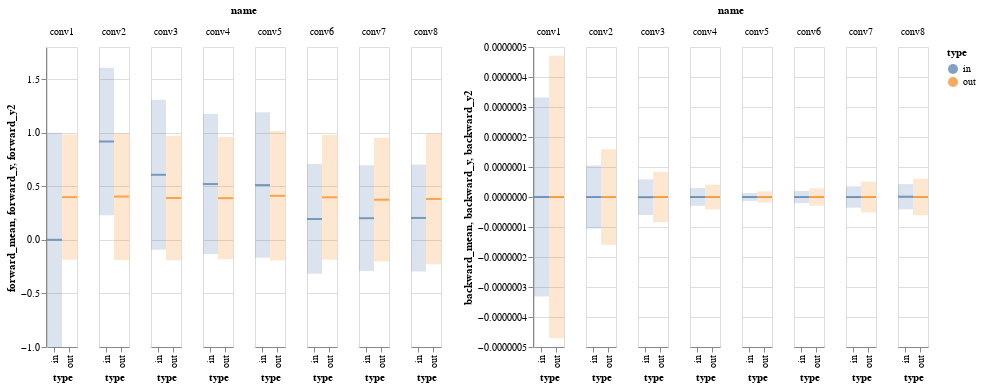

Here is the notebook cell this chart was saved with:
### Code cell
chart = alt.Chart(dist_df)
def plot_dist(back=False):
    n = 'forward_' if not back else 'backward_'
    layered = alt.LayerChart()
    layered += chart.mark_tick(
                        thickness=2,
                        width=15,
                    ).encode(
                        alt.X('type:N'), alt.Y(n+'mean:Q'), 
                        alt.Color('type:N')
                    )
    layered += chart.mark_bar(
                        opacity=.2, 
                        width=15,
                 ).encode(
                    alt.X('type:N'), alt.Y(n+'y:Q'), alt.Y2(n+'y2:Q'), 
                    alt.Color('type:N')
                  ).properties(width=30)
    return layered.facet('name:O').resolve_scale(x='independent').interactive()
    
(plot_dist(False)|plot_dist(True))

### Figure 1 — Vega-Lite specification as saved in the notebook (floating-point values rounded to 4 significant figures)
{"$schema": "https://vega.github.io/schema/vega-lite/v3.4.0.json", "config": {"mark": {"tooltip": null}, "view": {"height": 300, "width": 400}}, "data": {"name": "data-ecf0c815b6aa1e42f51d85310336a3c3"}, "datasets": {"data-ecf0c815b6aa1e42f51d85310336a3c3": [{"backward_mean": 1.411e-10, "backward_y": -3.317e-07, "backward_y2": 3.319e-07, "forward_mean": 0.0006311, "forward_y": -0.9989, "forward_y2": 1.0, "name": "conv1", "type": "in"}, {"backward_mean": 3.087e-12, "backward_y": -4.709e-07, "backward_y2": 4.709e-07, "forward_mean": 0.3989, "forward_y": -0.1846, "forward_y2": 0.9825, "name": "conv1", "type": "out"}, {"backward_mean": 8.461e-11, "backward_y": -1.049e-07, "backward_y2": 1.051e-07, "forward_mean": 0.9179, "forward_y": 0.2285, "forward_y2": 1.607, "name": "conv2", "type": "in"}, {"backward_mean": 1.269e-11, "backward_y": -1.589e-07, "backward_y2": 1.59e-07, "forward_mean": 0.4044, "forward_y": -0.1872, "forward_y2": 0.996, "name": "conv2", "type": "out"}, {"backward_mean": -5.071e-10, "backward_y": -5.994e-08, "backward_y2": 5.893e-08, "forward_mean": 0.6074, "forward_y": -0.09266, "forward_y2": 1.308, "name": "conv3", "type": "in"}, {"backward_mean": -3.117e-11, "backward_y": -8.382e-08, "backward_y2": 8.376e-08, "forward_mean": 0.3907, "forward_y": -0.1913, "forward_y2": 0.9727, "name": "conv3", "type": "out"}, {"backward_mean": 3.407e-11, "backward_y": -2.955e-08, "backward_y2": 2.962e-08, "forward_mean": 0.5208, "forward_y": -0.1327, "forward_y2": 1.174, "name": "conv4", "type": "in"}, {"backward_mean": -4.155e-11, "backward_y": -4.12e-08, "backward_y2": 4.112e-08, "forward_mean": 0.3889, "forward_y": -0.182, "forward_y2": 0.9598, "name": "conv4", "type": "out"}, {"backward_mean": 2.222e-11, "backward_y": -1.309e-08, "backward_y2": 1.314e-08, "forward_mean": 0.5112, "forward_y": -0.1677, "forward_y2": 1.19, "name": "conv5", "type": "in"}, {"backward_mean": 1.181e-11, "backward_y": -1.86e-08, "backward_y2": 1.863e-08, "forward_mean": 0.4111, "forward_y": -0.193, "forward_y2": 1.015, "name": "conv5", "type": "out"}, {"backward_mean": -2.395e-11, "backward_y": -2.024e-08, "backward_y2": 2.02e-08, "forward_mean": 0.1949, "forward_y": -0.3171, "forward_y2": 0.7069, "name": "conv6", "type": "in"}, {"backward_mean": 7.533e-12, "backward_y": -2.899e-08, "backward_y2": 2.901e-08, "forward_mean": 0.3971, "forward_y": -0.1855, "forward_y2": 0.9796, "name": "conv6", "type": "out"}, {"backward_mean": -1.151e-10, "backward_y": -3.579e-08, "backward_y2": 3.556e-08, "forward_mean": 0.2021, "forward_y": -0.2917, "forward_y2": 0.6958, "name": "conv7", "type": "in"}, {"backward_mean": 1.706e-11, "backward_y": -5.159e-08, "backward_y2": 5.162e-08, "forward_mean": 0.3745, "forward_y": -0.2031, "forward_y2": 0.9521, "name": "conv7", "type": "out"}, {"backward_mean": 1.064e-09, "backward_y": -4.094e-08, "backward_y2": 4.306e-08, "forward_mean": 0.2045, "forward_y": -0.2953, "forward_y2": 0.7043, "name": "conv8", "type": "in"}, {"backward_mean": 2.896e-11, "backward_y": -6.085e-08, "backward_y2": 6.091e-08, "forward_mean": 0.3818, "forward_y": -0.2285, "forward_y2": 0.9921, "name": "conv8", "type": "out"}]}, "hconcat": [{"facet": {"field": "name", "type": "ordinal"}, "resolve": {"scale": {"x": "independent"}}, "spec": {"layer": [{"encoding": {"color": {"field": "type", "type": "nominal"}, "x": {"field": "type", "type": "nominal"}, "y": {"field": "forward_mean", "type": "quantitative"}}, "mark": {"thickness": 2, "type": "tick", "width": 15}, "selection": {"selector011": {"bind": "scales", "encodings": ["x", "y"], "type": "interval"}}}, {"encoding": {"color": {"field": "type", "type": "nominal"}, "x": {"field": "type", "type": "nominal"}, "y": {"field": "forward_y", "type": "quantitative"}, "y2": {"field": "forward_y2"}}, "mark": {"opacity": 0.2, "type": "bar", "width": 15}, "width": 30}]}}, {"facet": {"field": "name", "type": "ordinal"}, "resolve": {"scale": {"x": "independent"}}, "spec": {"layer": [{"encoding": {"color": {"field": "type", "type": "nominal"}, "x": {"field": "type", "type": "nominal"}, "y": {"field": "backward_mean", "type": "quantitative"}}, "mark": {"thickness": 2, "type": "tick", "width": 15}, "selection": {"selector012": {"bind": "scales", "encodings": ["x", "y"], "type": "interval"}}}, {"encoding": {"color": {"field": "type", "type": "nominal"}, "x": {"field": "type", "type": "nominal"}, "y": {"field": "backward_y", "type": "quantitative"}, "y2": {"field": "backward_y2"}}, "mark": {"opacity": 0.2, "type": "bar", "width": 15}, "width": 30}]}}]}
